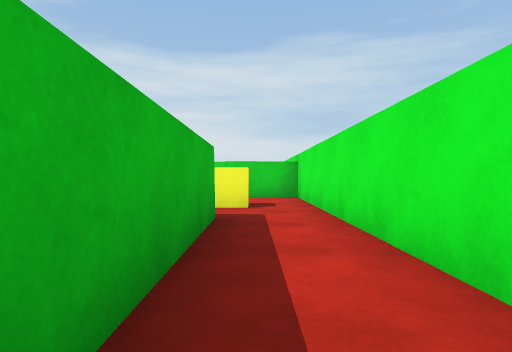
[1] (above)

15 first-person views from a walk through a 3-D level made in the Unity game engine. The camera is 0.49 m above the floor, looks level and sees 75° across. The floor is counted in squares, 1 m on a side. Each view is taken from the middle of a square. On the plan, view 1 faces up. The plan holds only what a view shows up to about 9 squares ahead; the rest is blank. The player is left out.

[2]
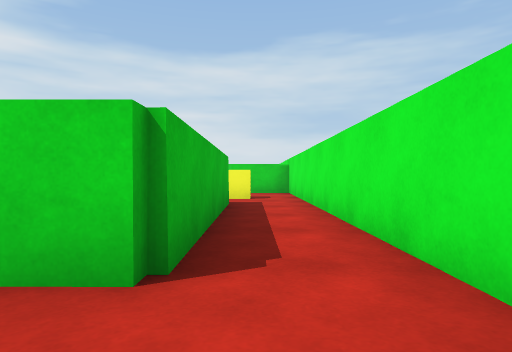

[3]
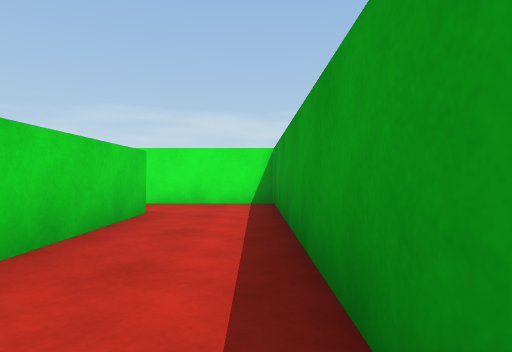

[4]
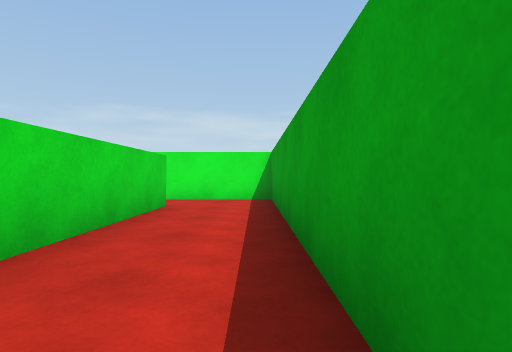

[5]
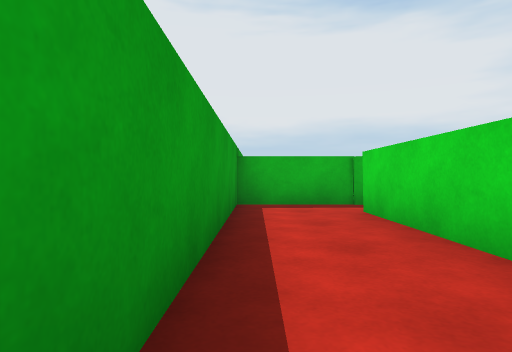

[6]
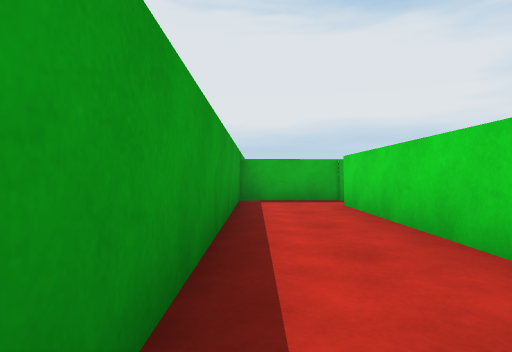

[7]
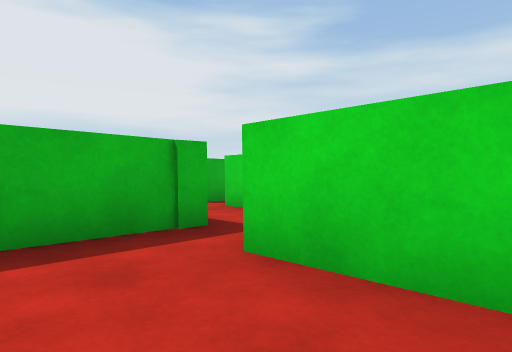

[8]
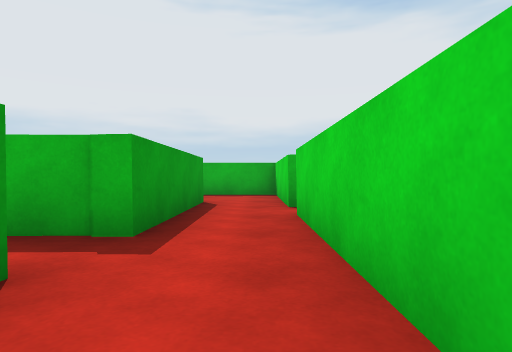

[9]
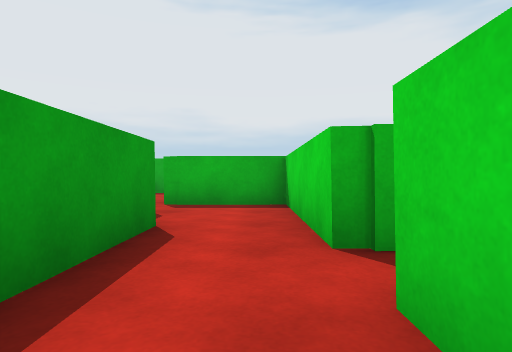

[10]
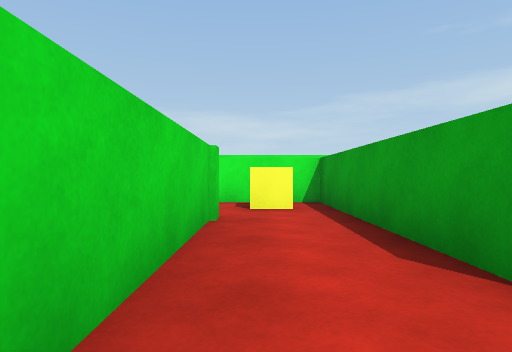

[11]
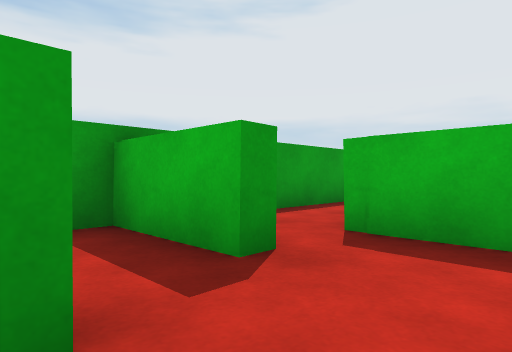

[12]
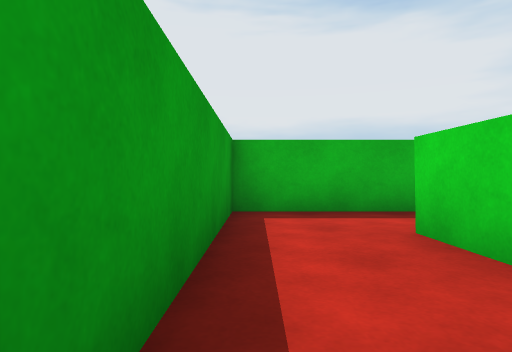

[13]
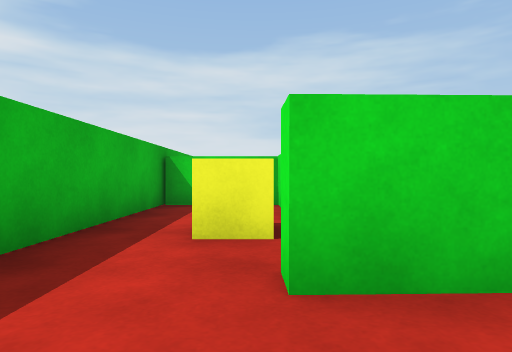

[14]
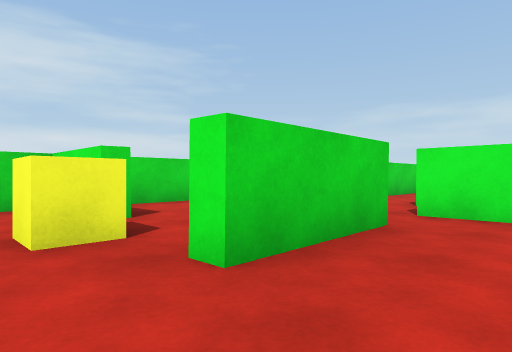

[15]
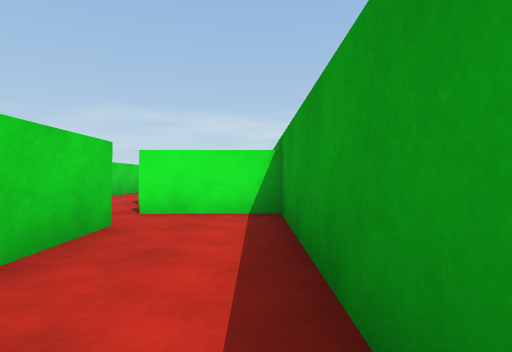

### Floor plan
Points are (right, up) in squares from view 1. A wall is a line through its corners. A room is listed if a view was taken in it or the views show most of it. See-through windows are left out.
Room 1 (view 1)
walls: (-0.5, 4) (-0.4, -0.5); (1, -0.6) (1, 7.5)
ways out: opening at (0, 0) to room 2
objects: yellow cube (-1, 5) to (0, 6)
Room 2 (views 2, 3, 4, 5, 6, 7)
walls: (-0.4, -0.5) (-5.6, -0.5); (-6.7, 0) (-6.7, -2.3) (1, -2.3) (1, -0.6)
ways out: opening at (0, 0) to room 1; opening at (-6, 0) to room 3
Room 3 (views 8, 9, 10, 11)
walls: (-5.6, -0.2) (-0.8, -0.2) (-0.8, 1.7); (-9.2, 1.5) (-12.7, 1.5) (-12.7, -0.5); (-10.4, 0) (-6.7, 0); (-3, 1.5) (-8.3, 1.5); (-11.7, -0.5) (-11.4, -0.5)
ways out: opening at (-6, 0) to room 2; opening at (-12, 0) to room 4
objects: yellow cube (-2, 1)
Room 4 (views 12, 13, 14, 15)
walls: (-12.7, -0.5) (-14.9, -0.5); (-16.6, -0.5) (-16.6, -2.3) (-11.7, -2.3) (-11.7, -0.5)
ways out: opening at (-12, 0) to room 3; opening at (-16, -1) to room 5
Room 5 (no view inside)
walls: (-14.2, 1.7) (-14.6, 1.7) (-14.6, 3.7) (-16.6, 3.7) (-16.6, -0.5); (-14.9, -0.5) (-14.9, -0.2)
ways out: opening at (-16, -1) to room 4
objects: yellow cube (-15, 1)

Where each view was taken, in squares from view 1:
view 1: 0 up, 0 right, facing up
view 2: 2 down, 0 right, facing up
view 3: 2 down, 5 left, facing right
view 4: 2 down, 6 left, facing right
view 5: 2 down, 1 left, facing left
view 6: 2 down, 0 right, facing left
view 7: 2 down, 4 left, facing up-left
view 8: 1 up, 4 left, facing left
view 9: 1 up, 7 left, facing left
view 10: 1 up, 7 left, facing right
view 11: 1 up, 10 left, facing down-left
view 12: 2 down, 12 left, facing left
view 13: 2 down, 15 left, facing up
view 14: 2 down, 16 left, facing up-right
view 15: 2 down, 16 left, facing right
